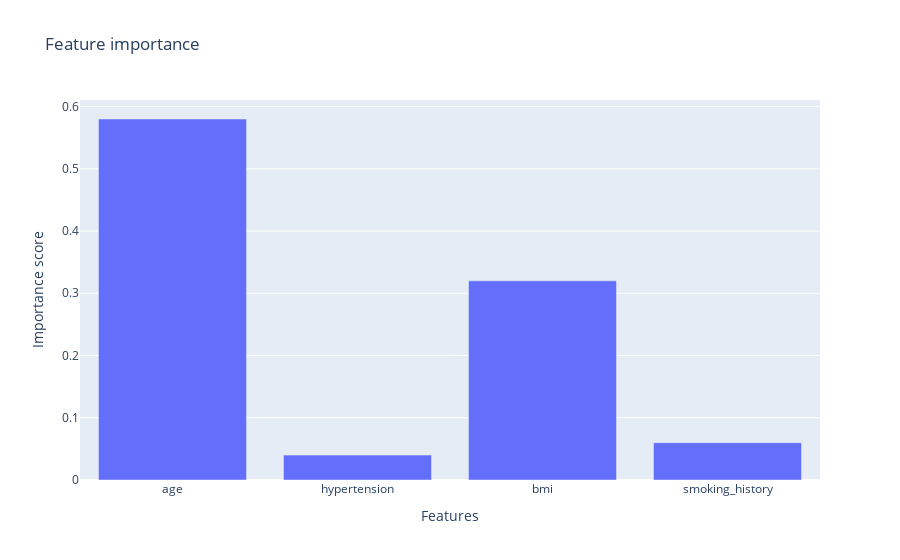

This figure's notebook cell:
### Markdown cell above
##### Which features are more important for the model?

### Code cell
utils.feat_importance(clf_dt)

### Figure 1 — Plotly figure (JSON) as saved in the notebook; plotly's stock layout.template omitted (floating-point values rounded to 4 significant figures)
{"data": [{"alignmentgroup": "True", "hovertemplate": "x=%{x}<br>y=%{y}<extra></extra>", "legendgroup": "", "marker": {"color": "#636efa", "pattern": {"shape": ""}}, "name": "", "offsetgroup": "", "orientation": "v", "showlegend": false, "textposition": "auto", "type": "bar", "x": ["age", "hypertension", "bmi", "smoking_history"], "xaxis": "x", "y": [0.58, 0.04, 0.32, 0.06], "yaxis": "y"}], "layout": {"autosize": true, "barmode": "relative", "legend": {"tracegroupgap": 0}, "title": {"text": "Feature importance"}, "xaxis": {"anchor": "y", "autorange": true, "domain": [0, 1], "range": [-0.5, 3.5], "title": {"text": "Features"}, "type": "category"}, "yaxis": {"anchor": "x", "autorange": true, "domain": [0, 1], "range": [0, 0.6105], "title": {"text": "Importance score"}, "type": "linear"}}}
